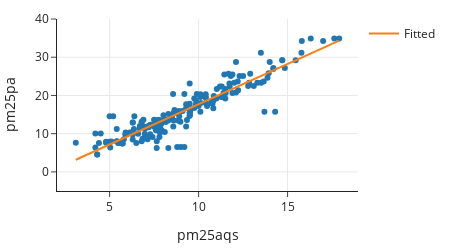

Notebook source saved alongside this figure:
### Code cell
fig = px.scatter(GA, x="pm25aqs", y="pm25pa",
                 width=450, height=250)

pred_x = np.array([GA["pm25aqs"].min(), GA["pm25aqs"].max()])
pred_y = result.params[0] + result.params[1]* pred_x

fig.add_trace(go.Scatter(x=pred_x, y=pred_y,
                        name = "Fitted", mode='lines'))

#fig.update_xaxes(range=[0, 20])
fig.update_yaxes(range=[-5, 40])

fig

### Figure 1 — Plotly figure (JSON) as saved in the notebook; plotly's stock layout.template omitted (floating-point values rounded to 4 significant figures; data arrays with more than 128 entries replaced by an {"elided": "..."} marker saying what was removed)
{"data": [{"hovertemplate": "pm25aqs=%{x}<br>pm25pa=%{y}<extra></extra>", "legendgroup": "", "marker": {"color": "#1F77B4", "symbol": "circle"}, "mode": "markers", "name": "", "orientation": "v", "showlegend": false, "type": "scatter", "x": {"elided": "184 float values"}, "xaxis": "x", "y": {"elided": "184 float values"}, "yaxis": "y"}, {"mode": "lines", "name": "Fitted", "type": "scatter", "x": [3.1, 17.9], "y": [3.168, 34.32]}], "layout": {"height": 250, "legend": {"tracegroupgap": 0}, "width": 450, "xaxis": {"anchor": "y", "autorange": true, "domain": [0, 1], "range": [2.043, 18.96], "title": {"text": "pm25aqs"}, "type": "linear"}, "yaxis": {"anchor": "x", "domain": [0, 1], "range": [-5, 40], "title": {"text": "pm25pa"}, "type": "linear"}}}
